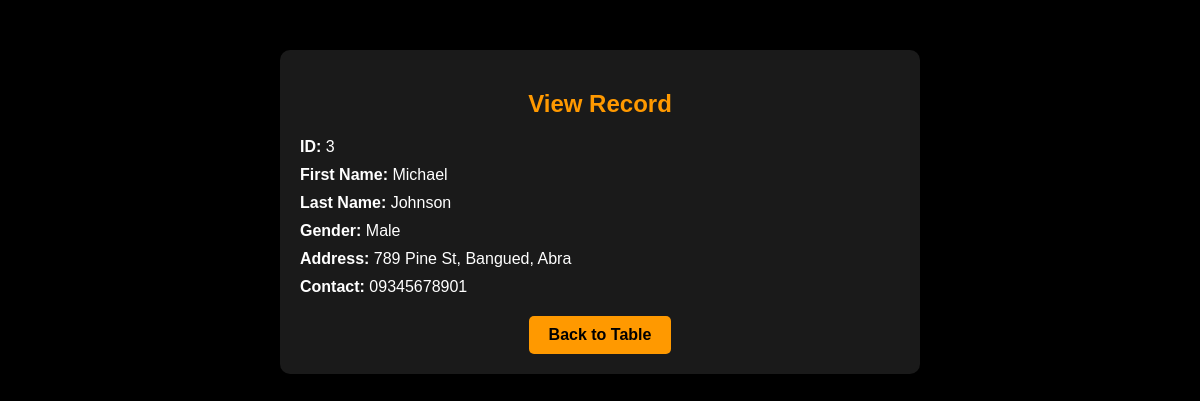
Page /admin/view_rec.php?id=3 on the committed database.
### tables this page shows
CREATE TABLE `tbl_accounts` (
  `id` int(11) NOT NULL,
  `fname` varchar(50) NOT NULL,
  `lname` varchar(50) NOT NULL,
  `gender` varchar(10) NOT NULL,
  `address` varchar(255) NOT NULL,
  `contact` varchar(15) NOT NULL
);

### admin/view_rec.php (the view, shortened to what this page needs)
<?php
include '../includes/dbcon.php';
if (isset($_GET['id'])) {
    $id = intval($_GET['id']);
    $sql = "SELECT * FROM tbl_accounts WHERE id = $id";
    $result = mysqli_query($con, $sql);
    if (mysqli_num_rows($result) > 0) {
        $row = mysqli_fetch_assoc($result);
    } else {
        echo "<p>Record not found.</p>";
        exit;
    }
} else {
    echo "<p>Invalid request.</p>";
    exit;
}
?>
<!DOCTYPE html>
<html lang="en">
<head>
</head>
<body>
    <div class="container">
        <h2>View Record</h2>
        <div class="info">
            <p><strong>ID:</strong> <?php echo $row['id']; ?></p>
            <p><strong>First Name:</strong> <?php echo $row['fname']; ?></p>
            <p><strong>Last Name:</strong> <?php echo $row['lname']; ?></p>
            <p><strong>Gender:</strong> <?php echo $row['gender']; ?></p>
            <p><strong>Address:</strong> <?php echo $row['address']; ?></p>
            <p><strong>Contact:</strong> <?php echo $row['contact']; ?></p>
        </div>
        <a href="my_table.php" class="back-btn">Back to Table</a>
    </div>
</body>
</html>

### admin/view_rec.php (style rules this page uses)
body { background-color: #000; color: #fff; font-family: Arial, sans-serif; margin: 0; padding: 0; }
.container { max-width: 600px; margin: 50px auto; padding: 20px; background-color: #1a1a1a; border-radius: 10px; box-shadow: 0 5px 15px rgba(0, 0, 0, 0.7); text-align: center; }
h2 { color: #ff9900; margin-bottom: 20px; }
.info { text-align: left; margin-bottom: 20px; }
.info p { margin: 10px 0; }
.back-btn { display: inline-block; padding: 10px 20px; background-color: #ff9900; color: #000; text-decoration: none; border-radius: 5px; font-weight: bold; }

### rows in the picture
tbl_accounts: id "3", fname "Michael", lname "Johnson", gender "Male", address "789 Pine St, Bangued, Abra", contact "09345678901"
